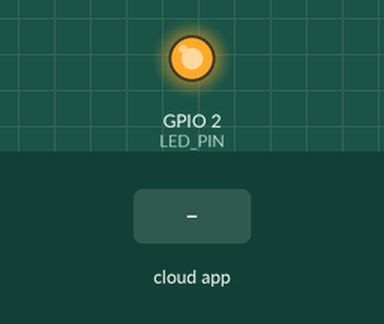
Simulated run of this sketch. Board: ESP8266 (NodeMCU). Parts: output pins drawn as LEDs (lit = HIGH). The test bench sets the inputs (shaded band). WiFi joins after 1.5 s; servers stay silent unless stated; what the sketch prints to the serial monitor is not drawn.

Above: at 2.7 s.
2.8 s: the phone or cloud app sets YOUR_SWITCH_ID to 1
At 3.5 s:
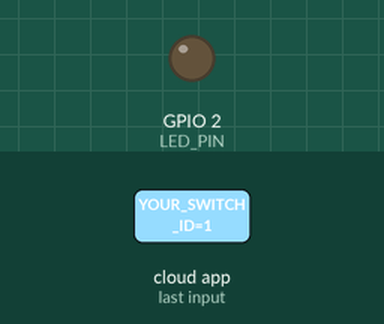
5.8 s: the phone or cloud app sets YOUR_SWITCH_ID to 0
At 7.0 s:
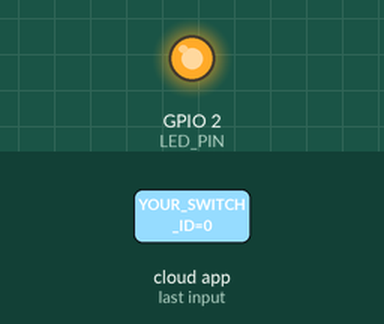
Timing chart, 0 to 8.8 s (numbered marks = the images above; inputs shaded):
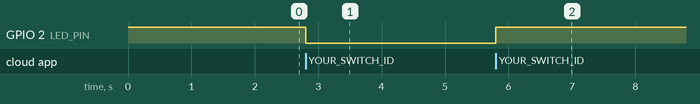

The sketch:

main.ino
```cpp
/***
 * Simple Switch turn on/off with SinricPro
 * by Jose Bello
 * date 2024-06-02
 */

// Uncomment the following line to enable serial debug output
//#define ENABLE_DEBUG

#ifdef ENABLE_DEBUG
  #define DEBUG_ESP_PORT Serial
  #define NODEBUG_WEBSOCKETS
  #define NDEBUG
#endif

#include <Arduino.h>
#if defined(ESP8266)
  #include <ESP8266WiFi.h>
#elif defined(ESP32) || defined(ARDUINO_ARCH_RP2040)
  #include <WiFi.h>
#endif

#include "SinricPro.h"
#include "SinricProSwitch.h"
#include "src/settings/settings.h"


#define BAUD_RATE   115200

#define BUTTON_PIN 0   // GPIO for BUTTON (inverted: LOW = pressed, HIGH = released)
#define LED_PIN   2   // GPIO for LED (inverted)

bool myPowerState = false;
unsigned long lastBtnPress = 0;

/* bool onPowerState(String deviceId, bool &state)
 *
 * Callback for setPowerState request
 * parameters
 *  String deviceId (r)
 *    contains deviceId (useful if this callback used by multiple devices)
 *  bool &state (r/w)
 *    contains the requested state (true:on / false:off)
 *    must return the new state
 *
 * return
 *  true if request should be marked as handled correctly / false if not
 */
bool onPowerState(const String &deviceId, bool &state) {
  Serial.printf("Device %s turned %s (via SinricPro) \r\n", deviceId.c_str(), state?"on":"off");
  Serial.print(deviceId.c_str());
  myPowerState = state;
  digitalWrite(LED_PIN, myPowerState?LOW:HIGH);
  return true; // request handled properly
}


bool onPowerState2(const String &deviceId, bool &state) {
  Serial.printf("Device %s turned %s (via SinricPro) \r\n", deviceId.c_str(), state?"on":"off");
  Serial.print("SEGUNDA SALIDA");
  //myPowerState = state;
  //digitalWrite(LED_PIN, myPowerState?LOW:HIGH);
  return true; // request handled properly
}

// setup function for WiFi connection
void setupWiFi() {
  Serial.printf("\r\n[Wifi]: Connecting");

  #if defined(ESP8266)
    WiFi.setSleepMode(WIFI_NONE_SLEEP);
    WiFi.setAutoReconnect(true);
  #elif defined(ESP32)
    WiFi.setSleep(false);
    WiFi.setAutoReconnect(true);
  #endif

  WiFi.begin(WIFI_SSID, WIFI_PASS);

  while (WiFi.status() != WL_CONNECTED) {
    Serial.printf(".");
    delay(250);
  }
  Serial.printf("connected!\r\n[WiFi]: IP-Address is %s\r\n", WiFi.localIP().toString().c_str());
}

// setup function for SinricPro
void setupSinricPro() {
  // add device to SinricPro
  SinricProSwitch& mySwitch = SinricPro[SWITCH_01];
  SinricProSwitch& mySwitch2= SinricPro[SWITCH_02];

  // set callback function to device
  mySwitch.onPowerState(onPowerState);
  mySwitch2.onPowerState(onPowerState2);

  // setup SinricPro
  SinricPro.onConnected([](){ Serial.printf("Connected to SinricPro\r\n"); });
  SinricPro.onDisconnected([](){ Serial.printf("Disconnected from SinricPro\r\n"); });
  //SinricPro.restoreDeviceStates(true); // Uncomment to restore the last known state from the server.
  SinricPro.begin(APP_KEY, APP_SECRET);
}

// main setup function
void setup() {
  pinMode(LED_PIN, OUTPUT);
  digitalWrite(LED_PIN, HIGH);

  Serial.begin(BAUD_RATE); Serial.printf("\r\n\r\n");
  setupWiFi();
  setupSinricPro();
}

void loop() {
  SinricPro.handle();
}
```

settings_example.h
```cpp
// Here is configuration devices

#define WIFI_SSID         "YOUR_SSID"
#define WIFI_PASS         "YOUR_PASSWORD"
#define APP_KEY           "YOUR_APP_KEY"
#define APP_SECRET        "YOUR_APP_SECRET"
#define SWITCH_01         "YOUR_SWITCH_ID"
#define SWITCH_02         "YOUR_SWITCH_02"
#define SWITCH_N         "YOUR_SWITCH_N"
```

Measured:
- after the input at 2.8 s, GPIO 2 (LED_PIN): HIGH → LOW at once
- after the input at 5.8 s, GPIO 2 (LED_PIN): LOW → HIGH at once
